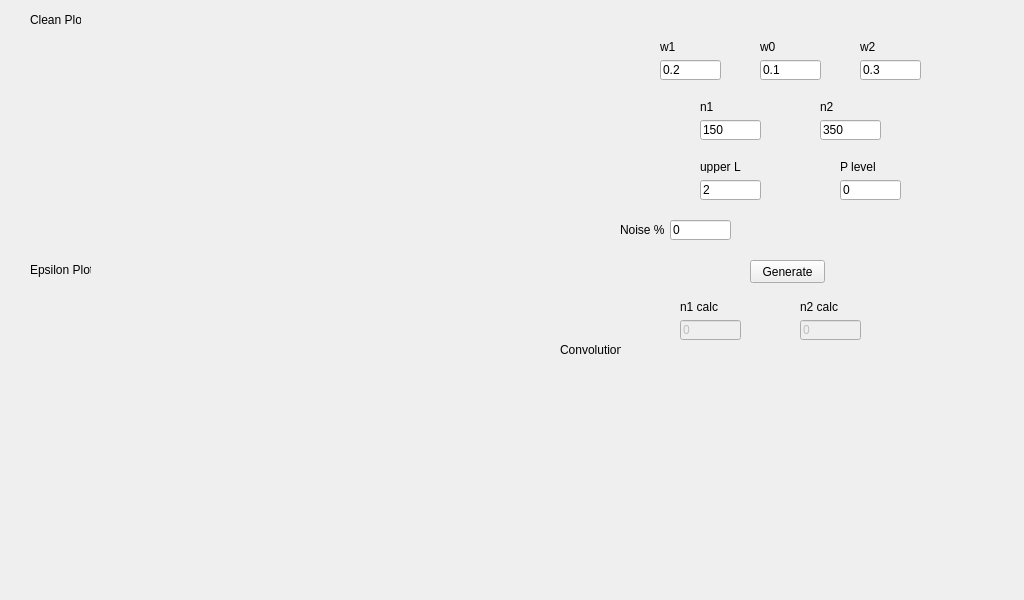
<?xml version="1.0" encoding="UTF-8"?>
<ui version="4.0">
 <class>MainWindow</class>
 <widget class="QMainWindow" name="MainWindow">
  <property name="geometry">
   <rect>
    <x>0</x>
    <y>0</y>
    <width>1024</width>
    <height>600</height>
   </rect>
  </property>
  <property name="windowTitle">
   <string>Gauss Noise Filter</string>
  </property>
  <widget class="QWidget" name="centralWidget">
   <widget class="QCustomPlot" name="cleanPlot" native="true">
    <property name="geometry">
     <rect>
      <x>10</x>
      <y>30</y>
      <width>511</width>
      <height>211</height>
     </rect>
    </property>
   </widget>
   <widget class="QCustomPlot" name="epsilonPlot" native="true">
    <property name="geometry">
     <rect>
      <x>10</x>
      <y>280</y>
      <width>511</width>
      <height>211</height>
     </rect>
    </property>
   </widget>
   <widget class="QCustomPlot" name="fourierPlot" native="true">
    <property name="geometry">
     <rect>
      <x>550</x>
      <y>360</y>
      <width>461</width>
      <height>221</height>
     </rect>
    </property>
   </widget>
   <widget class="QLabel" name="label_10">
    <property name="geometry">
     <rect>
      <x>620</x>
      <y>220</y>
      <width>51</width>
      <height>20</height>
     </rect>
    </property>
    <property name="text">
     <string>Noise %</string>
    </property>
   </widget>
   <widget class="QPushButton" name="genButton">
    <property name="geometry">
     <rect>
      <x>750</x>
      <y>260</y>
      <width>75</width>
      <height>23</height>
     </rect>
    </property>
    <property name="text">
     <string>Generate</string>
    </property>
   </widget>
   <widget class="QLabel" name="label_11">
    <property name="geometry">
     <rect>
      <x>30</x>
      <y>10</y>
      <width>51</width>
      <height>20</height>
     </rect>
    </property>
    <property name="text">
     <string>Clean Plot</string>
    </property>
   </widget>
   <widget class="QLabel" name="label_15">
    <property name="geometry">
     <rect>
      <x>30</x>
      <y>260</y>
      <width>61</width>
      <height>20</height>
     </rect>
    </property>
    <property name="text">
     <string>Epsilon Plot</string>
    </property>
   </widget>
   <widget class="QLineEdit" name="noisePartEdit">
    <property name="geometry">
     <rect>
      <x>670</x>
      <y>220</y>
      <width>61</width>
      <height>20</height>
     </rect>
    </property>
    <property name="text">
     <string>0</string>
    </property>
   </widget>
   <widget class="QLabel" name="label_16">
    <property name="geometry">
     <rect>
      <x>560</x>
      <y>340</y>
      <width>61</width>
      <height>20</height>
     </rect>
    </property>
    <property name="text">
     <string>Convolution</string>
    </property>
   </widget>
   <widget class="QLineEdit" name="w1Edit">
    <property name="geometry">
     <rect>
      <x>660</x>
      <y>60</y>
      <width>61</width>
      <height>20</height>
     </rect>
    </property>
    <property name="text">
     <string>0.2</string>
    </property>
   </widget>
   <widget class="QLineEdit" name="w0Edit">
    <property name="geometry">
     <rect>
      <x>760</x>
      <y>60</y>
      <width>61</width>
      <height>20</height>
     </rect>
    </property>
    <property name="text">
     <string>0.1</string>
    </property>
   </widget>
   <widget class="QLineEdit" name="w2Edit">
    <property name="geometry">
     <rect>
      <x>860</x>
      <y>60</y>
      <width>61</width>
      <height>20</height>
     </rect>
    </property>
    <property name="text">
     <string>0.3</string>
    </property>
   </widget>
   <widget class="QLineEdit" name="n1Edit">
    <property name="geometry">
     <rect>
      <x>700</x>
      <y>120</y>
      <width>61</width>
      <height>20</height>
     </rect>
    </property>
    <property name="text">
     <string>150</string>
    </property>
   </widget>
   <widget class="QLineEdit" name="n2Edit">
    <property name="geometry">
     <rect>
      <x>820</x>
      <y>120</y>
      <width>61</width>
      <height>20</height>
     </rect>
    </property>
    <property name="text">
     <string>350</string>
    </property>
   </widget>
   <widget class="QLabel" name="label_2">
    <property name="geometry">
     <rect>
      <x>660</x>
      <y>40</y>
      <width>47</width>
      <height>13</height>
     </rect>
    </property>
    <property name="text">
     <string>w1</string>
    </property>
   </widget>
   <widget class="QLabel" name="label_3">
    <property name="geometry">
     <rect>
      <x>760</x>
      <y>40</y>
      <width>47</width>
      <height>13</height>
     </rect>
    </property>
    <property name="text">
     <string>w0</string>
    </property>
   </widget>
   <widget class="QLabel" name="label_4">
    <property name="geometry">
     <rect>
      <x>860</x>
      <y>40</y>
      <width>47</width>
      <height>13</height>
     </rect>
    </property>
    <property name="text">
     <string>w2</string>
    </property>
   </widget>
   <widget class="QLabel" name="label_5">
    <property name="geometry">
     <rect>
      <x>700</x>
      <y>100</y>
      <width>47</width>
      <height>13</height>
     </rect>
    </property>
    <property name="text">
     <string>n1</string>
    </property>
   </widget>
   <widget class="QLabel" name="label_6">
    <property name="geometry">
     <rect>
      <x>820</x>
      <y>100</y>
      <width>47</width>
      <height>13</height>
     </rect>
    </property>
    <property name="text">
     <string>n2</string>
    </property>
   </widget>
   <widget class="QLineEdit" name="upperLEdit">
    <property name="geometry">
     <rect>
      <x>700</x>
      <y>180</y>
      <width>61</width>
      <height>20</height>
     </rect>
    </property>
    <property name="text">
     <string>2</string>
    </property>
   </widget>
   <widget class="QLabel" name="label_7">
    <property name="geometry">
     <rect>
      <x>700</x>
      <y>160</y>
      <width>47</width>
      <height>13</height>
     </rect>
    </property>
    <property name="text">
     <string>upper L</string>
    </property>
   </widget>
   <widget class="QLineEdit" name="pLevelEdit">
    <property name="geometry">
     <rect>
      <x>840</x>
      <y>180</y>
      <width>61</width>
      <height>20</height>
     </rect>
    </property>
    <property name="text">
     <string>0</string>
    </property>
   </widget>
   <widget class="QLabel" name="label_8">
    <property name="geometry">
     <rect>
      <x>840</x>
      <y>160</y>
      <width>47</width>
      <height>13</height>
     </rect>
    </property>
    <property name="text">
     <string>P level</string>
    </property>
   </widget>
   <widget class="QLineEdit" name="n1CalcEdit">
    <property name="enabled">
     <bool>false</bool>
    </property>
    <property name="geometry">
     <rect>
      <x>680</x>
      <y>320</y>
      <width>61</width>
      <height>20</height>
     </rect>
    </property>
    <property name="text">
     <string>0</string>
    </property>
   </widget>
   <widget class="QLineEdit" name="n2CalcEdit">
    <property name="enabled">
     <bool>false</bool>
    </property>
    <property name="geometry">
     <rect>
      <x>800</x>
      <y>320</y>
      <width>61</width>
      <height>20</height>
     </rect>
    </property>
    <property name="text">
     <string>0</string>
    </property>
   </widget>
   <widget class="QLabel" name="label_9">
    <property name="geometry">
     <rect>
      <x>680</x>
      <y>300</y>
      <width>47</width>
      <height>13</height>
     </rect>
    </property>
    <property name="text">
     <string>n1 calc</string>
    </property>
   </widget>
   <widget class="QLabel" name="label_13">
    <property name="geometry">
     <rect>
      <x>800</x>
      <y>300</y>
      <width>47</width>
      <height>13</height>
     </rect>
    </property>
    <property name="text">
     <string>n2 calc</string>
    </property>
   </widget>
  </widget>
 </widget>
 <layoutdefault spacing="6" margin="11"/>
 <customwidgets>
  <customwidget>
   <class>QCustomPlot</class>
   <extends>QWidget</extends>
   <header>qcustomplot.h</header>
   <container>1</container>
  </customwidget>
 </customwidgets>
 <resources/>
 <connections/>
</ui>
